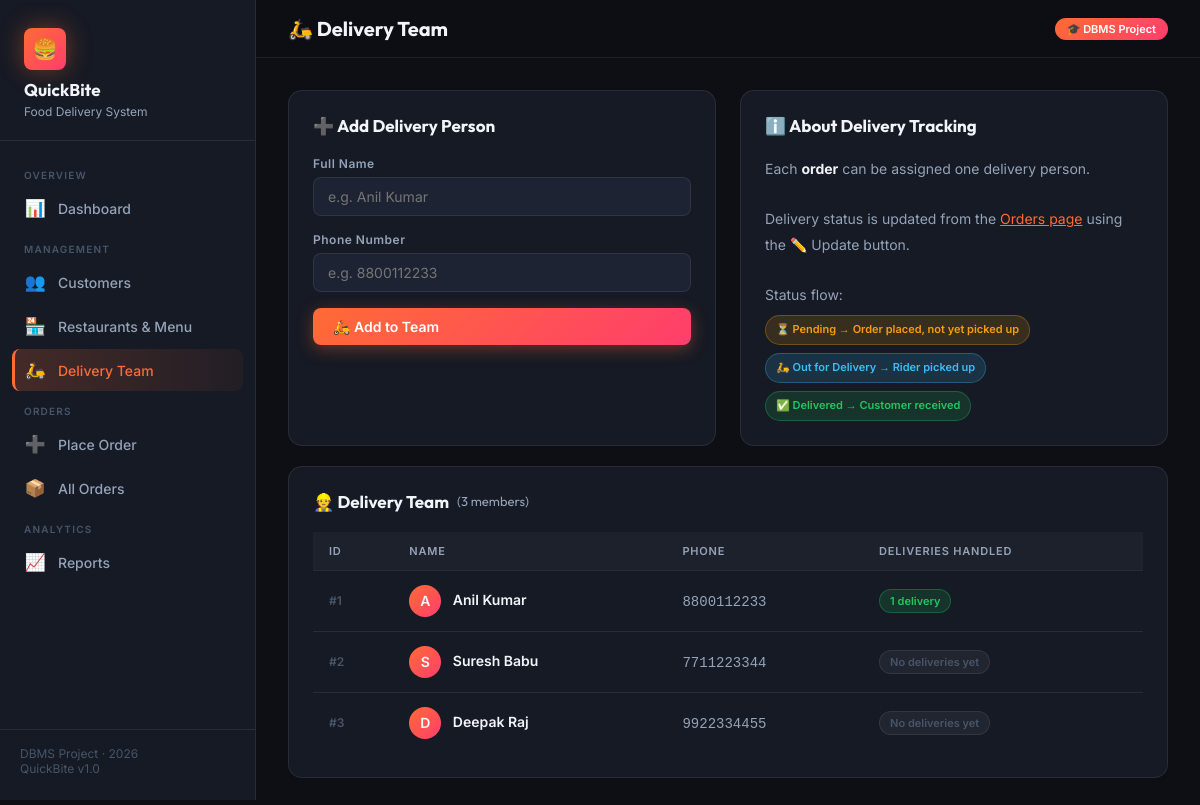
Page /delivery on the committed database.
### tables this page shows
CREATE TABLE Delivery_Person (
            id    INTEGER PRIMARY KEY AUTOINCREMENT,
            name  TEXT NOT NULL,
            phone TEXT NOT NULL
        );

### app.py (the view)
@app.route("/delivery")
def delivery():
    conn = get_db()
    persons = conn.execute("""
        SELECT dp.*, COUNT(o.id) AS deliveries
        FROM Delivery_Person dp
        LEFT JOIN Orders o ON dp.id = o.delivery_person_id
        GROUP BY dp.id ORDER BY dp.id
    """).fetchall()
    conn.close()
    return render_template("delivery.html", persons=persons)

### app.py (called while the page is built)
def get_db():
    conn = sqlite3.connect(DB_PATH)
    conn.row_factory = sqlite3.Row
    conn.execute("PRAGMA foreign_keys = ON")
    return conn

### templates/delivery.html (shortened to what this page needs)
{% extends "base.html" %}
{% block topbar_title %}🛵 Delivery Team{% endblock %}
{% block content %}
<div class="grid-2">
  <div class="card">
    <div class="card-header">
      <div class="card-title">➕ Add Delivery Person</div>
    </div>
    <form method="POST" action="{{ url_for('add_delivery_person') }}">
      <div class="form-group">
        <label class="form-label" for="dp-name">Full Name</label>
        <input class="form-control" type="text" id="dp-name" name="name"
               placeholder="e.g. Anil Kumar" required>
      </div>
      <div class="form-group">
        <label class="form-label" for="dp-phone">Phone Number</label>
        <input class="form-control" type="tel" id="dp-phone" name="phone"
               placeholder="e.g. 8800112233" pattern="[0-9]{10}" required>
      </div>
      <button type="submit" class="btn btn-primary" style="width:100%;">
        🛵 Add to Team
      </button>
    </form>
  </div>
  <div class="card">
    <div class="card-header">
      <div class="card-title">ℹ️ About Delivery Tracking</div>
    </div>
    <div style="color:var(--text-2);font-size:14px;line-height:1.8;">
      <p>Each <strong style="color:var(--text);">order</strong> can be assigned one delivery person.</p>
      <br>
      <p>Delivery status is updated from the <a href="{{ url_for('orders') }}" style="color:var(--accent);">Orders page</a> using the ✏️ Update button.</p>
      <br>
      <p>Status flow:</p>
      <div style="display:flex;flex-direction:column;gap:8px;margin-top:8px;">
        <span class="badge badge-pending" style="width:fit-content;">⏳ Pending → Order placed, not yet picked up</span>
        <span class="badge badge-out" style="width:fit-content;">🛵 Out for Delivery → Rider picked up</span>
        <span class="badge badge-delivered" style="width:fit-content;">✅ Delivered → Customer received</span>
      </div>
    </div>
  </div>
</div>
<br>
<div class="card">
  <div class="card-header">
    <div class="card-title">👷 Delivery Team
      <span style="font-size:13px;font-weight:400;color:var(--text-2);">({{ persons|length }} members)</span>
    </div>
  </div>
  {% if persons %}
  <div class="table-wrap">
    <table>
      <thead>
        <tr>
          <th>ID</th>
          <th>Name</th>
          <th>Phone</th>
          <th>Deliveries Handled</th>
        </tr>
      </thead>
      <tbody>
        {% for p in persons %}
        <tr>
          <td style="color:var(--text-3);font-size:12px;font-weight:600;">#{{ p.id }}</td>
          <td style="font-weight:600;">
            <span style="display:inline-block;width:32px;height:32px;border-radius:50%;background:linear-gradient(135deg,var(--accent),var(--accent-3));display:inline-flex;align-items:center;justify-content:center;font-size:14px;margin-right:8px;vertical-align:middle;">
              {{ p.name[0] }}
            </span>
            {{ p.name }}
          </td>
          <td><span style="font-family:monospace;color:var(--text-2);">{{ p.phone }}</span></td>
          <td>
            {% if p.deliveries > 0 %}
              <span class="badge badge-delivered">{{ p.deliveries }} delivery{% if p.deliveries > 1 %}s{% endif %}</span>
            {% else %}
              <span class="badge" style="background:rgba(255,255,255,0.05);color:var(--text-3);border:1px solid var(--border);">No deliveries yet</span>
            {% endif %}
          </td>
        </tr>
        {% endfor %}
      </tbody>
    </table>
  </div>
  {% else %}
  <div class="empty">
    <div class="empty-icon">🛵</div>
    <p>No delivery staff added yet.</p>
  </div>
  {% endif %}
</div>
{% endblock %}

### static/style.css (style rules this page uses)
:root { --bg: #0d0f14; --bg-card: #161a24; --bg-input: #1e2333; --border: rgba(255,255,255,0.08); --border-glow: rgba(255,107,53,0.45); --accent: #ff6b35; --accent-2: #f7c59f; --accent-3: #ff3e6c; --green: #22c55e; --yellow: #f59e0b; --blue: #38bdf8; --purple: #a78bfa; --red: #ef4444; --text: #f1f5f9; --text-2: #94a3b8; --text-3: #475569; --radius: 14px; --radius-sm: 8px; --shadow: 0 8px 32px rgba(0,0,0,0.45); --shadow-lg: 0 24px 64px rgba(0,0,0,0.55); --sidebar-w: 256px; }
*, *::before, *::after { box-sizing: border-box; margin: 0; padding: 0; }
html { scroll-behavior: smooth; }
body { font-family: 'Inter', sans-serif; background: var(--bg); color: var(--text); min-height: 100vh; display: flex; overflow-x: hidden; }
.card { background: var(--bg-card); border: 1px solid var(--border); border-radius: var(--radius); padding: 24px; transition: border-color 0.2s ease, box-shadow 0.2s ease; }
.card-header { display: flex; align-items: center; justify-content: space-between; margin-bottom: 20px; }
.card-title { font-family: 'Outfit', sans-serif; font-size: 17px; font-weight: 700; display: flex; align-items: center; gap: 8px; }
.grid-2 { display: grid; grid-template-columns: 1fr 1fr; gap: 24px; }
.table-wrap { overflow-x: auto; }
table { width: 100%; border-collapse: collapse; font-size: 14px; }
thead th { background: rgba(255,255,255,0.03); color: var(--text-2); font-size: 11px; font-weight: 600; letter-spacing: 0.8px; text-transform: uppercase; padding: 12px 16px; text-align: left; border-bottom: 1px solid var(--border); }
tbody tr { border-bottom: 1px solid var(--border); transition: background 0.15s ease; }
tbody tr:last-child { border-bottom: none; }
tbody td { padding: 14px 16px; color: var(--text); }
.badge { display: inline-flex; align-items: center; gap: 5px; font-size: 11px; font-weight: 600; padding: 4px 10px; border-radius: 20px; }
.badge-pending { background: rgba(245,158,11,0.15); color: var(--yellow); border: 1px solid rgba(245,158,11,0.3); }
.badge-out { background: rgba(56,189,248,0.15); color: var(--blue); border: 1px solid rgba(56,189,248,0.3); }
.badge-delivered { background: rgba(34,197,94,0.15); color: var(--green); border: 1px solid rgba(34,197,94,0.3); }
.form-group { margin-bottom: 16px; }
.form-label { display: block; font-size: 12px; font-weight: 600; color: var(--text-2); letter-spacing: 0.5px; margin-bottom: 6px; }
.form-control, .form-select { width: 100%; background: var(--bg-input); border: 1px solid var(--border); border-radius: var(--radius-sm); color: var(--text); font-size: 14px; font-family: 'Inter', sans-serif; padding: 10px 14px; outline: none; transition: border-color 0.2s ease, box-shadow 0.2s ease; }
.btn { display: inline-flex; align-items: center; gap: 8px; padding: 10px 20px; border-radius: var(--radius-sm); font-size: 14px; font-weight: 600; font-family: 'Inter', sans-serif; border: none; cursor: pointer; transition: all 0.2s ease; text-decoration: none; }
.btn-primary { background: linear-gradient(135deg, var(--accent), var(--accent-3)); color: #fff; box-shadow: 0 4px 16px rgba(255,107,53,0.35); }

### rows in the picture
Delivery_Person: id "1", name "A", name "Anil Kumar", phone "8800112233", deliveries "1"
Delivery_Person: id "2", name "S", name "Suresh Babu", phone "7711223344", shows "No deliveries yet"
Delivery_Person: id "3", name "D", name "Deepak Raj", phone "9922334455", shows "No deliveries yet"

### other values in the picture
{{ persons|length }} "3"
